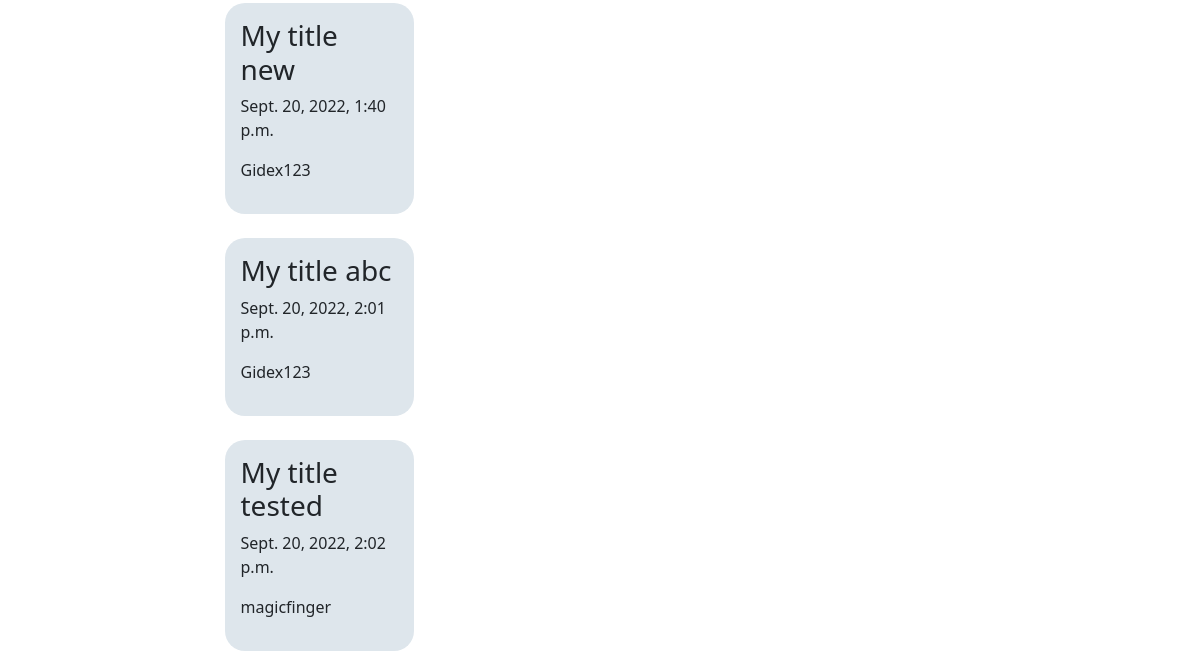
The app's page / (lower part), older data.
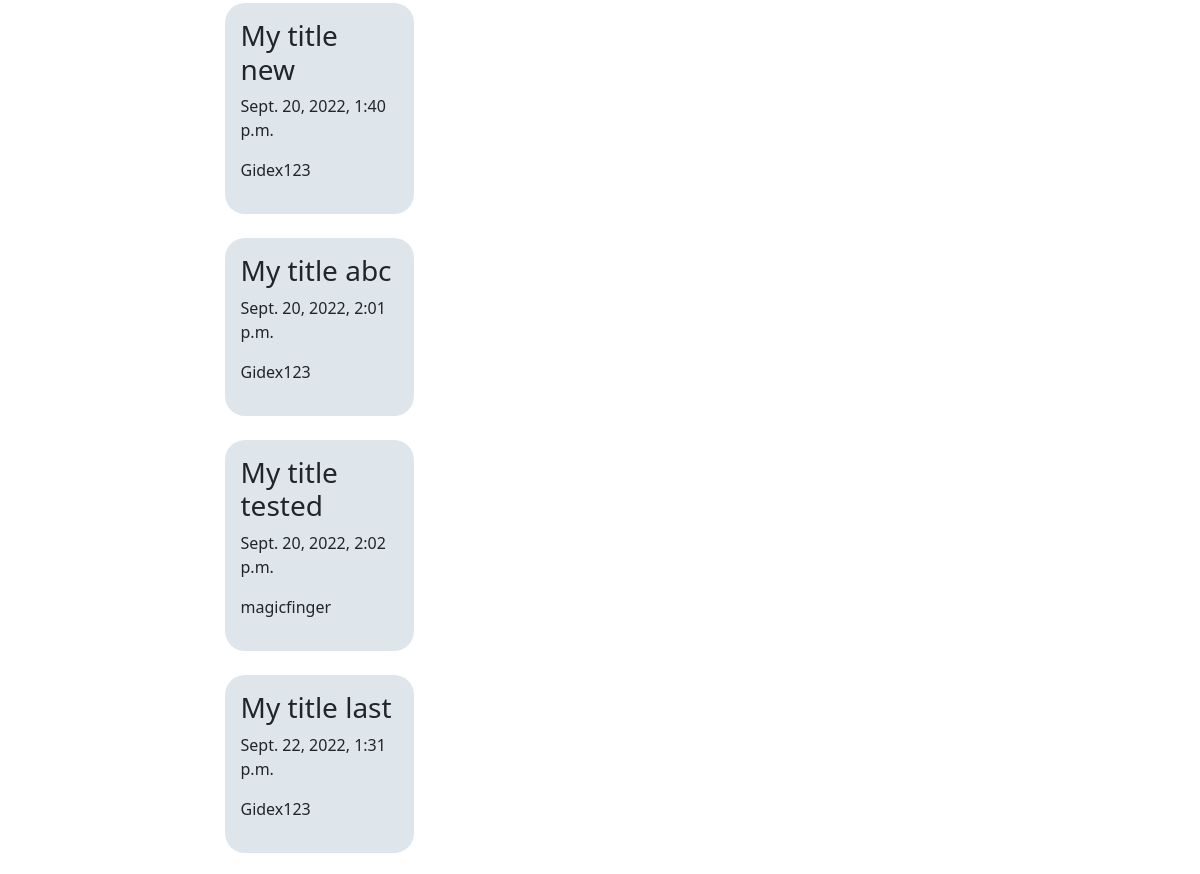
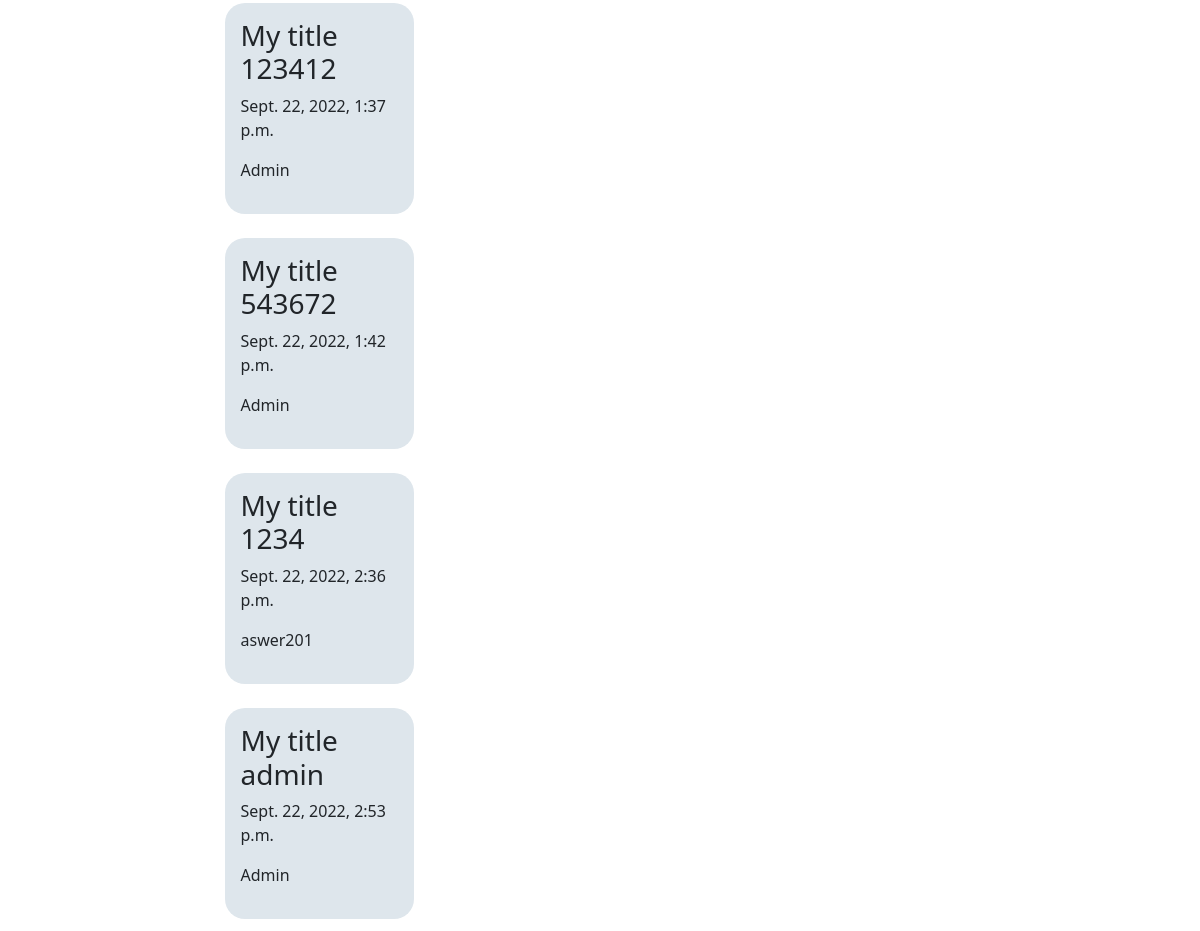
The same page, newer data (2 pictures, top to bottom).
### my_app/models.py (models this page shows, shortened)
class Post(models.Model):
    title = models.CharField(max_length=50, default='My title')
    body = models.TextField()
    date_created = models.DateTimeField(default = timezone.now)
    owner = models.ForeignKey(User, on_delete=models.CASCADE)

### my_app/views.py (the view)
# urls.py: path('', views.home, name='homepage'),
def home(request):
    posts = Post.objects.all()
    return render(request, 'my_app/home.html', {'all_posts': posts})

### my_app/templates/my_app/home.html (shortened to what this page needs)
{% extends 'my_app/base.html' %}
{% block main-content %}
<div class="container">
    <div class="row">
        <div class="col-6 m-auto ">
            {% for post in all_posts %}
            <div class=" m-4 p-3 mb-2" style="border-radius: 20px; background-color: #dee6ec;">
                <h3> {{post.title}}</h3>
                <p>{{post.date_created}}</p>
                <p>{{post.owner.username}}</p>
            </div>
            {% endfor %}
        </div>
    </div>
</div>
{% endblock main-content %}

Row changes from the older to the newer data that the page shows:
added Post: title "My title last", date_created "Sept. 22, 2022, 1:31 p.m.", owner.username "Gidex123"
added Post: title "My title 123412", date_created "Sept. 22, 2022, 1:37 p.m.", owner.username "Admin"
added Post: title "My title 543672", date_created "Sept. 22, 2022, 1:42 p.m.", owner.username "Admin"
added Post: title "My title 1234", date_created "Sept. 22, 2022, 2:36 p.m.", owner.username "aswer201"
added Post: title "My title admin", date_created "Sept. 22, 2022, 2:53 p.m.", owner.username "Admin"
